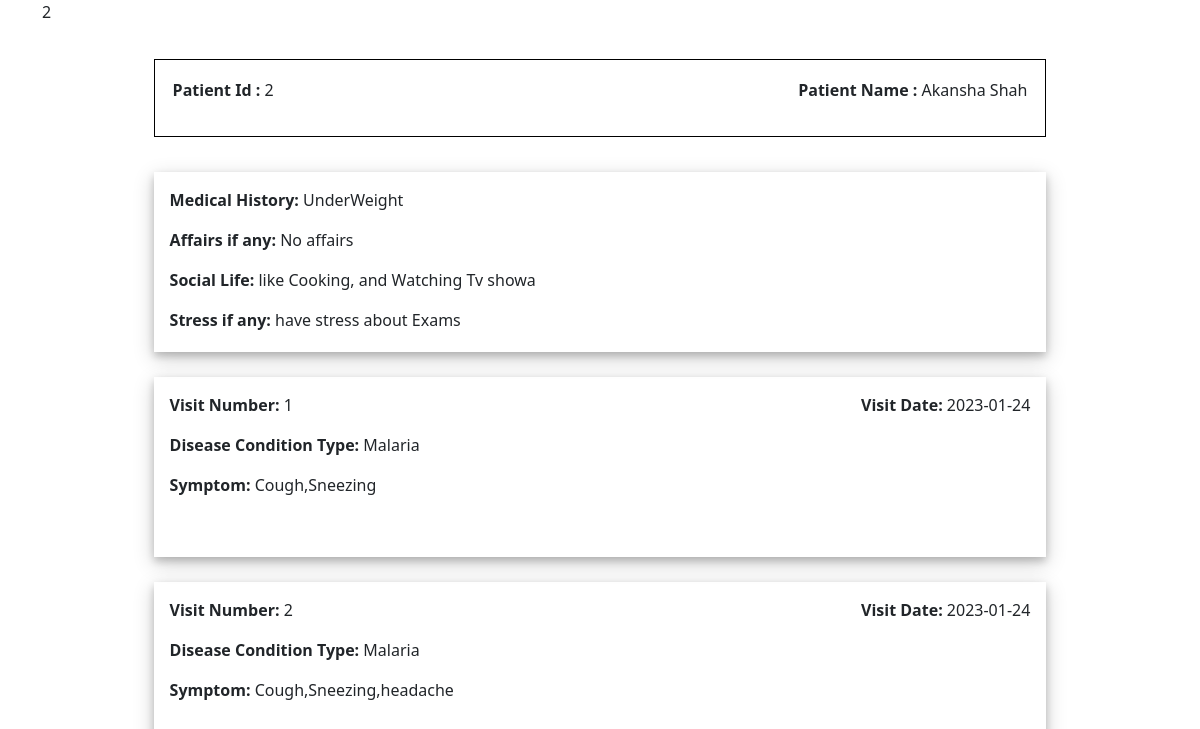
Screenshot of /viewinfo.php?id=2 (signed in) with the database file from the repository.
### tables this page shows
CREATE TABLE `patientinfo` (
  `patient_id` int(5) NOT NULL,
  `patient_name` varchar(35) NOT NULL,
  `patient_email` varchar(50) DEFAULT NULL,
  `patient_contact` bigint(12) DEFAULT NULL,
  `patient_dob` date NOT NULL,
  `patient_age` int(4) NOT NULL,
  `patient_gender` varchar(10) DEFAULT NULL,
  `Treatment_start` date NOT NULL,
  `Treatment_status` varchar(50) NOT NULL,
  `Treatment_end` date DEFAULT NULL,
  `Total Visits` int(5) DEFAULT NULL
);

CREATE TABLE `patienthealth` (
  `id` int(5) NOT NULL,
  `visit_no` int(5) NOT NULL,
  `patient_id` int(5) NOT NULL,
  `patient_name` varchar(25) DEFAULT NULL,
  `stress` varchar(255) DEFAULT NULL,
  `socialinfo` varchar(255) DEFAULT NULL,
  `affairsinfo` varchar(255) DEFAULT NULL,
  `medicalhistory` varchar(255) DEFAULT NULL,
  `visit_date` date NOT NULL
);

CREATE TABLE `disease` (
  `id` int(5) NOT NULL,
  `visit_no` int(5) NOT NULL,
  `patient_id` int(5) NOT NULL,
  `patient_name` varchar(25) DEFAULT NULL,
  `disease_name` varchar(50) DEFAULT NULL,
  `condition_type` varchar(25) NOT NULL,
  `disease_duration` int(8) NOT NULL,
  `symptom` varchar(150) DEFAULT NULL,
  `visit_date` date DEFAULT NULL
);

### viewinfo.php (the view, shortened to what this page needs)
<!DOCTYPE html>
<html lang="en">
<head>
    <link href="https://cdn.jsdelivr.net/npm/bootstrap@5.2.3/dist/css/bootstrap.min.css" rel="stylesheet">
    <link rel="stylesheet" href="https://cdnjs.cloudflare.com/ajax/libs/font-awesome/4.7.0/css/font-awesome.min.css">
<link rel="stylesheet" href="css/navbar.css">
</head>
<body>
<div class="container">
    <?php
    include("conn.php");
   $id =  $_GET['id'];
   echo $id;
   $sel_pf = "SELECT * from patientinfo where patient_id = $id;";
   $dis = "SELECT * from disease where patient_id = $id;";
   $pi_q = mysqli_query($conn,$sel_pf);
   $dis_q = mysqli_query($conn,$dis);
   $res_pf = mysqli_fetch_assoc($pi_q);
   $pat_health = "SELECT * from patienthealth where patient_id = $id;";
        $ph_q = mysqli_query($conn,$pat_health);
         $res_phat = mysqli_fetch_assoc($ph_q);
    if(mysqli_num_rows($pi_q) > 0 ){
        echo "<div class='head'>
        <p><strong>Patient Id : </strong>$res_pf[patient_id]</p>
        <p><strong>Patient Name : </strong>$res_pf[patient_name]</p>
    </div>";
echo " <div class='info'>
<p><strong>Medical History: </strong> $res_phat[medicalhistory]</p>
<p><strong>Affairs if any: </strong>$res_phat[affairsinfo]</p>
<p><strong>Social Life:  </strong>$res_phat[socialinfo]</p>
<p><strong>Stress if any: </strong>$res_phat[stress]</p></div>
";
    while($res_dis= mysqli_fetch_assoc($dis_q)){
echo "
<div class='info'>
<div class='visit'>
<p><strong>Visit Number: </strong>$res_dis[visit_no]</p>
<p><strong>Visit Date: </strong>$res_dis[visit_date]</p>
</div>
<p><strong>Disease Condition Type: </strong>$res_dis[disease_name]</p>
<p><strong>Symptom: </strong>$res_dis[symptom]</p>
    </div>
        ";
    }
        }
    ?>
   </div>
</body>
</html>

### viewinfo.php (style rules this page uses)
.info { width: 80%; height: 180px; margin: 25px auto; padding: 16px; box-shadow: 0 4px 8px 0 rgba(0, 0, 0, 0.2), 0 6px 20px 0 rgba(0, 0, 0, 0.19); }
.head { width: 80%; margin: 35px auto; padding: 18px; border: 1px solid black; display: flex; justify-content: space-between; align-items: center; }
.visit { display: flex; justify-content: space-between; align-items: center; }

### rows the page displays
patientinfo: patient_id "2", patient_name "Akansha Shah"
patienthealth: medicalhistory "UnderWeight", affairsinfo "No affairs", socialinfo "like Cooking, and Watching Tv showa", stress "have stress about Exams"
disease: visit_no "1", visit_date "2023-01-24", disease_name "Malaria", symptom "Cough,Sneezing"
disease: visit_no "2", visit_date "2023-01-24", disease_name "Malaria", symptom "Cough,Sneezing,headache"

### other values shown
$id "2"
